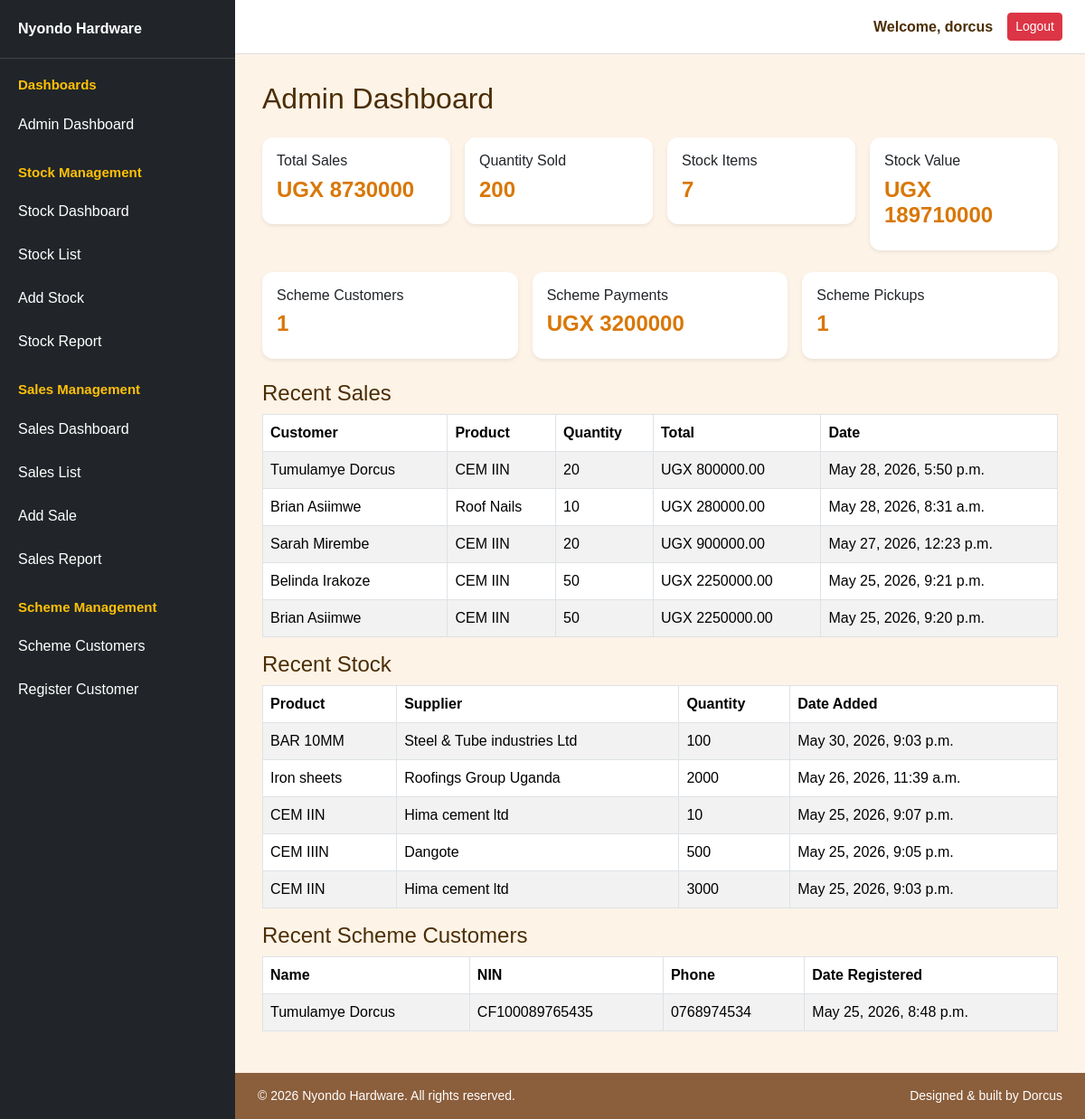
The app's page /nyondo/admin_dashboard/ (signed in), older data.
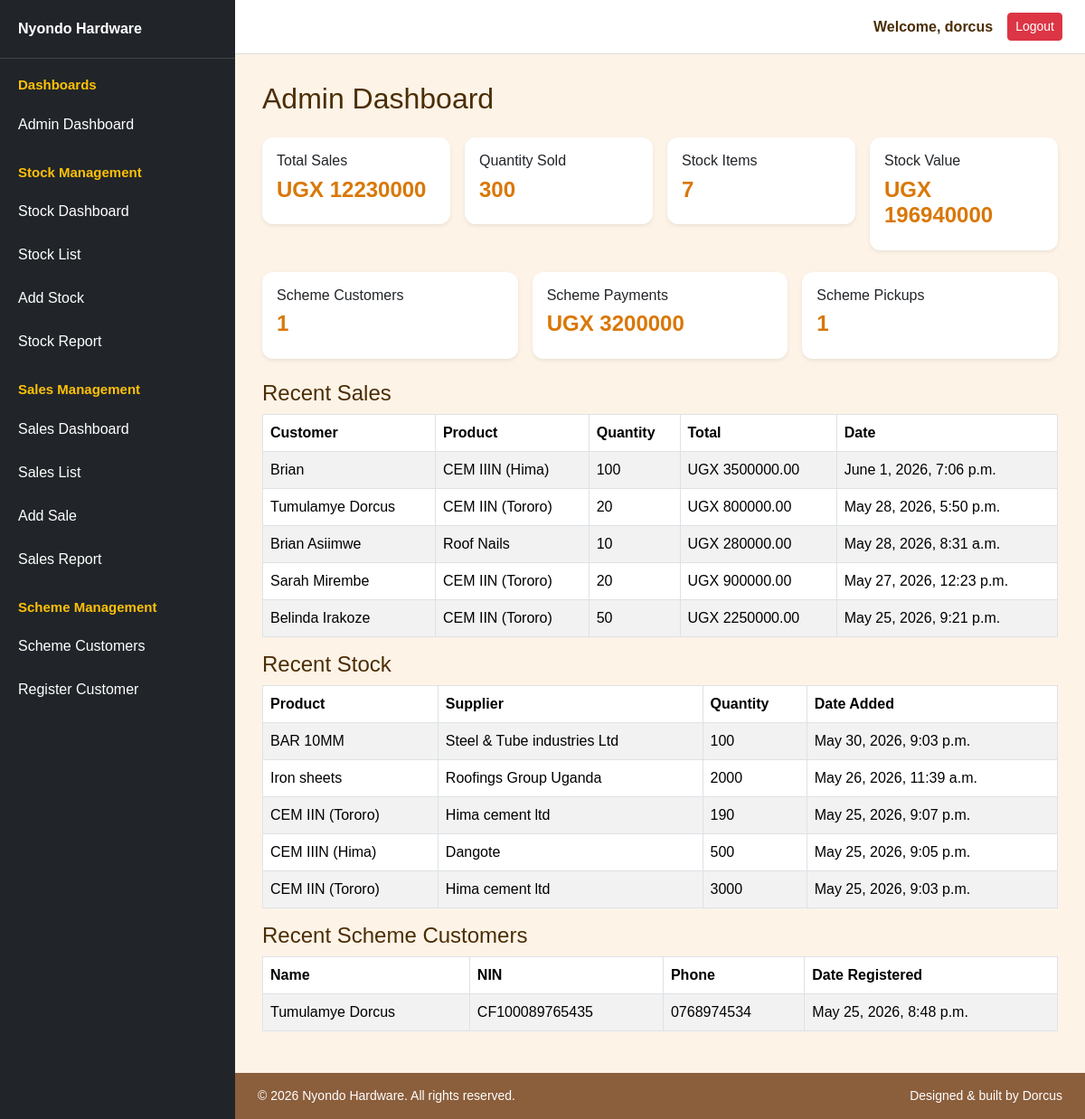
The same page, newer data.
### nyondo/models.py (models this page shows, shortened)
class Sale(models.Model):
    customer_name = models.CharField(max_length=100)
    product = models.ForeignKey(Stock, on_delete=models.CASCADE, default=None)
    quantity = models.PositiveIntegerField()
    sub_total = models.DecimalField(max_digits=10, decimal_places=2, default=0)
    date = models.DateTimeField(default=timezone.now)
    payment_method = models.CharField(max_length=50)
    distance_km = models.DecimalField(max_digits=10, decimal_places=2, default=0)
    transport_required = models.BooleanField(default=False)
    transport_fee = models.DecimalField(max_digits=10, decimal_places=2, default=0)
    total_price = models.DecimalField(max_digits=10, decimal_places=2, default=0)

class Stock(models.Model):
    PAYMENT_STATUS_CHOICES = [('Paid', 'Paid'), ('Not Paid', 'Not Paid')]
    PAYMENT_TYPE_CHOICES = [('Cash', 'Cash'), ('Mobile Money', 'Mobile Money'), ('Bank Transfer', 'Bank Transfer'), ('Credit', 'Credit')]
    supplier = models.CharField(max_length=100)
    category = models.CharField(max_length=100)
    product_name = models.CharField(max_length=100)
    quantity_delivered = models.PositiveIntegerField(default=0)
    unit_cost = models.DecimalField(max_digits=10, decimal_places=2)
    total_value_goods = models.DecimalField(max_digits=12, decimal_places=2, default=0)
    unit_price = models.DecimalField(max_digits=10, decimal_places=2)
    supplier_payment_status = models.CharField(max_length=20, choices=PAYMENT_STATUS_CHOICES, default='Not Paid')
    payment_type = models.CharField(max_length=50, choices=PAYMENT_TYPE_CHOICES, blank=True, null=True)
    date_added = models.DateTimeField(default=timezone.now)

### scheme/models.py (models this page shows, shortened)
class SchemeCustomer(models.Model):
    full_name = models.CharField(max_length=150)
    nin_number = models.CharField(max_length=14, unique=True)
    phone_number = models.CharField(max_length=10)
    address = models.TextField()
    occupation = models.CharField(max_length=100, default="Salary Earner")
    employer_name = models.CharField(max_length=150, blank=True)
    date_registered = models.DateTimeField(auto_now_add=True)

### nyondo/views.py (the view)
# urls.py: path('admin_dashboard/', views.admin_dashboard, name='admin_dashboard'),
@login_required
@admin_required
def admin_dashboard(request):
    total_stock_items = Stock.objects.count()
    total_stock_value = Stock.objects.aggregate(
        total=Sum("total_value_goods")
    )["total"] or 0
    total_sales = Sale.objects.aggregate(
        total=Sum("total_price")
    )["total"] or 0
    total_quantity_sold = Sale.objects.aggregate(
        total=Sum("quantity")
    )["total"] or 0
    total_scheme_customers = SchemeCustomer.objects.count()
    total_scheme_payments = SchemePayment.objects.aggregate(
        total=Sum("amount_paid")
    )["total"] or 0
    total_scheme_pickups = SchemeGoodsPickup.objects.count()
    recent_sales = Sale.objects.select_related("product").order_by("-date")[:5]
    recent_stock = Stock.objects.order_by("-date_added")[:5]
    recent_customers = SchemeCustomer.objects.order_by("-date_registered")[:5]
    context = {
        "total_stock_items": total_stock_items,
        "total_stock_value": total_stock_value,
        "total_sales": total_sales,
        "total_quantity_sold": total_quantity_sold,
        "total_scheme_customers": total_scheme_customers,
        "total_scheme_payments": total_scheme_payments,
        "total_scheme_pickups": total_scheme_pickups,
        "recent_sales": recent_sales,
        "recent_stock": recent_stock,
        "recent_customers": recent_customers,
    }
    return render(request, "admin_dashboard.html", context)

### nyondo/templates/admin_dashboard.html
{% extends "base.html" %}
{% block content %}
<h2 class="mb-4">Admin Dashboard</h2>
<div class="row g-3 mb-4">
  <div class="col-md-3">
    <div class="card shadow-sm">
      <div class="card-body">
        <h6>Total Sales</h6>
        <h4>UGX {{ total_sales }}</h4>
      </div>
    </div>
  </div>
  <div class="col-md-3">
    <div class="card shadow-sm">
      <div class="card-body">
        <h6>Quantity Sold</h6>
        <h4>{{ total_quantity_sold }}</h4>
      </div>
    </div>
  </div>
  <div class="col-md-3">
    <div class="card shadow-sm">
      <div class="card-body">
        <h6>Stock Items</h6>
        <h4>{{ total_stock_items }}</h4>
      </div>
    </div>
  </div>
  <div class="col-md-3">
    <div class="card shadow-sm">
      <div class="card-body">
        <h6>Stock Value</h6>
        <h4>UGX {{ total_stock_value }}</h4>
      </div>
    </div>
  </div>
</div>
<div class="row g-3 mb-4">
  <div class="col-md-4">
    <div class="card shadow-sm">
      <div class="card-body">
        <h6>Scheme Customers</h6>
        <h4>{{ total_scheme_customers }}</h4>
      </div>
    </div>
  </div>
  <div class="col-md-4">
    <div class="card shadow-sm">
      <div class="card-body">
        <h6>Scheme Payments</h6>
        <h4>UGX {{ total_scheme_payments }}</h4>
      </div>
    </div>
  </div>
  <div class="col-md-4">
    <div class="card shadow-sm">
      <div class="card-body">
        <h6>Scheme Pickups</h6>
        <h4>{{ total_scheme_pickups }}</h4>
      </div>
    </div>
  </div>
</div>
<h4>Recent Sales</h4>
<table class="table table-bordered table-striped">
  <thead>
    <tr>
      <th>Customer</th>
      <th>Product</th>
      <th>Quantity</th>
      <th>Total</th>
      <th>Date</th>
    </tr>
  </thead>
  <tbody>
    {% for sale in recent_sales %}
    <tr>
      <td>{{ sale.customer_name }}</td>
      <td>{{ sale.product.product_name }}</td>
      <td>{{ sale.quantity }}</td>
      <td>UGX {{ sale.total_price }}</td>
      <td>{{ sale.date }}</td>
    </tr>
    {% empty %}
    <tr>
      <td colspan="5">No recent sales.</td>
    </tr>
    {% endfor %}
  </tbody>
</table>
<h4>Recent Stock</h4>
<table class="table table-bordered table-striped">
  <thead>
    <tr>
      <th>Product</th>
      <th>Supplier</th>
      <th>Quantity</th>
      <th>Date Added</th>
    </tr>
  </thead>
  <tbody>
    {% for stock in recent_stock %}
    <tr>
      <td>{{ stock.product_name }}</td>
      <td>{{ stock.supplier }}</td>
      <td>{{ stock.quantity_delivered }}</td>
      <td>{{ stock.date_added }}</td>
    </tr>
    {% empty %}
    <tr>
      <td colspan="4">No stock records.</td>
    </tr>
    {% endfor %}
  </tbody>
</table>
<h4>Recent Scheme Customers</h4>
<table class="table table-bordered table-striped">
  <thead>
    <tr>
      <th>Name</th>
      <th>NIN</th>
      <th>Phone</th>
      <th>Date Registered</th>
    </tr>
  </thead>
  <tbody>
    {% for customer in recent_customers %}
    <tr>
      <td>{{ customer.full_name }}</td>
      <td>{{ customer.nin_number }}</td>
      <td>{{ customer.phone_number }}</td>
      <td>{{ customer.date_registered }}</td>
    </tr>
    {% empty %}
    <tr>
      <td colspan="4">No scheme customers.</td>
    </tr>
    {% endfor %}
  </tbody>
</table>
{% endblock %}

Row changes from the older to the newer data that the page shows:
no longer on this page (row unchanged): Sale: customer_name "Brian Asiimwe", product.product_name "CEM IIN", quantity "50", total_price "2250000.00", date "May 25, 2026, 9:20 p.m."
added Sale: customer_name "Brian", product.product_name "CEM IIIN (Hima)", quantity "100", total_price "3500000.00", date "June 1, 2026, 7:06 p.m."
changed through a linked row, Sale "Tumulamye Dorcus": product.product_name "CEM IIN" → "CEM IIN (Tororo)"
changed through a linked row, Sale "Sarah Mirembe": product.product_name "CEM IIN" → "CEM IIN (Tororo)"
changed through a linked row, Sale "Belinda Irakoze": product.product_name "CEM IIN" → "CEM IIN (Tororo)"
changed Stock "May 25, 2026, 9:07 p.m.": product_name "CEM IIN" → "CEM IIN (Tororo)"; quantity_delivered "10" → "190"
changed Stock "Dangote": product_name "CEM IIIN" → "CEM IIIN (Hima)"
changed Stock "May 25, 2026, 9:03 p.m.": product_name "CEM IIN" → "CEM IIN (Tororo)"
Text that changed along with them:
{{ total_sales }}: "8730000" → "12230000"
{{ total_quantity_sold }}: "200" → "300"
{{ total_stock_value }}: "189710000" → "196940000"
